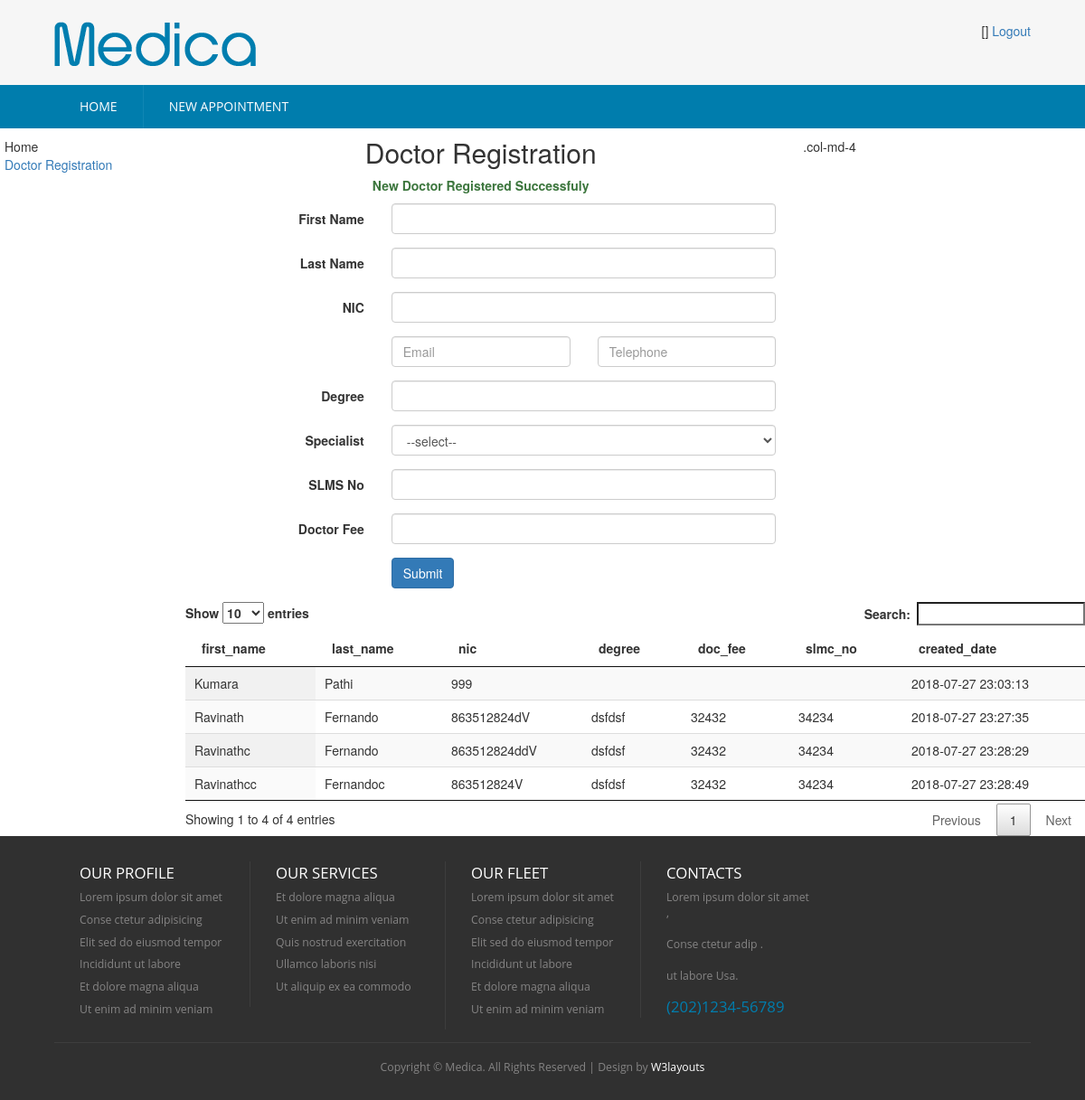
The app's page /index.php/admin_controller/DoctorRegistration with its own data.
### tables this page shows
CREATE TABLE `hms_doctor` (
  `id` int(5) NOT NULL AUTO_INCREMENT,
  `first_name` varchar(100) DEFAULT NULL,
  `last_name` varchar(100) DEFAULT NULL,
  `nic` varchar(12) DEFAULT NULL,
  `pword` text DEFAULT NULL,
  `email` varchar(50) DEFAULT NULL,
  `telephone` varchar(20) DEFAULT NULL,
  `degree` varchar(200) DEFAULT NULL,
  `specialist_id` int(5) DEFAULT NULL,
  `doc_fee` int(5) DEFAULT NULL,
  `slmc_no` varchar(20) DEFAULT NULL,
  `status_code` varchar(20) DEFAULT 'ACTIVE',
  `created_date` timestamp NOT NULL DEFAULT current_timestamp(),
  `created_user` int(5) DEFAULT NULL,
  `user_role` varchar(20) DEFAULT 'DOCTOR',
  PRIMARY KEY (`id`)
);

### index.php (called while the page is built, shortened)
<?php
require_once BASEPATH.'core/CodeIgniter.php';

### application/core/my_model.php (called while the page is built, shortened)
<?php
class MY_Model extends CI_Model{
    private function insert(){
        $this->db->insert($this::DB_TABLE,$this);
    }
    public function get($limit=0,$offset = 0) {
        if($limit){
            $query = $this->db->get($this::DB_TABLE,$limit,$offset);
        }else{
            $query = $this->db->get($this::DB_TABLE);
        }
        $ret_val = array();
        foreach ($query->result() as $row) {
            $model = new $class;
            $model->populate($row);
            $ret_val[$row->{$this::DB_TABLE_PK}] = $model;
        }
        return $ret_val;
    }
}

### application/views/admin/admin-doctor-registration.php (the view, shortened to what this page needs)
<!DOCTYPE HTML>
<html>
    <head>
        <link href="<?php echo base_url('css/style.css'); ?>" rel="stylesheet" type="text/css"  media="all" />
        <link href="<?php echo base_url('css/bootstrap.css'); ?>" rel="stylesheet" type="text/css"/>
        <link rel="stylesheet" href="<?php echo base_url('css/responsiveslides.css') ?>">
    </head>
    <body>
        <div class="header">
            <div class="main-header">
                <div class="wrap">
                    <?php $this->load->view('admin/_head_admin'); ?>
                </div>
            </div>
            <div class="top-nav">
                <div class="wrap">
                    <ul>
                        <?php $this->load->view('admin/_menu_admin'); ?>
                    </ul>
                </div>
            </div>
        </div>
        <div class="content">
            <div class="row">
                <div class="col-md-2">
                    <?php $this->load->view('admin/_tree_admin'); ?>
                </div>
                <div class="col-md-10">
                    <div class="row">
                        <div class="col-md-8">
                            <h2 style="text-align: center">Doctor Registration</h2>
                            <?php echo $msg;?>
                            <form class="form-horizontal"  action="<?php echo base_url('Admin_Controller/DoctorRegistration');?>" method="post" >
                                <div class="form-group">
                                    <label for="first_name" class="control-label col-xs-4">First Name</label>
                                    <div class="col-xs-8">
                                        <input id="first_name" name="first_name" type="text" class="form-control">
                                    </div>
                                </div>
                                <div class="form-group">
                                    <label for="last_name" class="control-label col-xs-4">Last Name</label>
                                    <div class="col-xs-8">
                                        <input id="last_name" name="last_name" type="text" class="form-control">
                                    </div>
                                </div>
                                <div class="form-group">
                                    <label for="nic" class="control-label col-xs-4">NIC</label>
                                    <div class="col-xs-8">
                                        <input id="nic" name="nic" type="text" class="form-control">
                                    </div>
                                </div>
                                <div class="form-group">
                                    <label for="nic" class="control-label col-xs-4"></label>
                                    <div class="col-xs-4">
                                        <input id="email" name="email" type="text" class="form-control" placeholder="Email">
                                    </div>
                                    <div class="col-xs-4">
                                        <input id="telephone" name="telephone" type="text" class="form-control" placeholder="Telephone">
                                    </div>
                                </div>
                                <div class="form-group">
                                    <label for="degree" class="control-label col-xs-4">Degree</label>
                                    <div class="col-xs-8">
                                        <input id="degree" name="degree" type="text" class="form-control">
                                    </div>
                                </div>
                                <div class="form-group">
                                    <label for="specialist_id" class="control-label col-xs-4">Specialist</label>
                                    <div class="col-xs-8">
                                        <select id="specialist_id" name="specialist_id" class="select form-control">
                                            <option value="duck">--select--</option>
                                        </select>
                                    </div>
                                </div>
                                <div class="form-group">
                                    <label for="slmc_no" class="control-label col-xs-4">SLMS No</label>
                                    <div class="col-xs-8">
                                        <input id="slmc_no" name="slmc_no" type="text" class="form-control">
                                    </div>
                                </div>
                                <div class="form-group">
                                    <label for="doc_fee" class="control-label col-xs-4">Doctor Fee</label>
                                    <div class="col-xs-8">
                                        <input id="doc_fee" name="doc_fee" type="text" class="form-control">
                                    </div>
                                </div>
                                <div class="form-group row">
                                    <div class="col-xs-offset-4 col-xs-8">
                                        <button name="submit" type="submit" class="btn btn-primary">Submit</button>
                                    </div>
                                </div>
                            </form></div>
                        <div class="col-md-4">.col-md-4</div>
                    </div>
                    <table id="example" class="display" cellspacing="0" width="100%">
                        <thead>
                            <tr>
                                <th>first_name</th>
                                <th>last_name</th>
                                <th>nic</th>
                                <th>degree</th>
                                <th>doc_fee</th>
                                <th>slmc_no</th>
                                <th>created_date</th>
                            </tr>
                        </thead>
                        <tbody>
                            <?php foreach ($doctor_list as $value) {
                                ?>
                                <tr>
                                    <td><?= $value->first_name ?></td>
                                    <td><?= $value->last_name ?></td>
                                    <td><?= $value->nic ?></td>
                                    <td><?= $value->degree ?></td>
                                    <td><?= $value->doc_fee ?></td>
                                    <td><?= $value->slmc_no ?></td>
                                    <td><?= $value->created_date ?></td>
                                </tr>
                                <?php
                            }
                            ?>
                        </tbody>
                    </table>
                    <link href="<?php echo base_url('css/jquery.dataTables.min.css'); ?>" rel="stylesheet" type="text/css"/>
                </div>
            </div>
        </div>
        <div class="footer">
            <div class="wrap">
                <div class="footer-grids">
                    <div class="footer-grid">
                        <h3>OUR Profile</h3>
                        <ul>
                            <li><a href="#">Lorem ipsum dolor sit amet</a></li>
                            <li><a href="#">Conse ctetur adipisicing</a></li>
                            <li><a href="#">Elit sed do eiusmod tempor</a></li>
                            <li><a href="#">Incididunt ut labore</a></li>
                            <li><a href="#">Et dolore magna aliqua</a></li>
                            <li><a href="#">Ut enim ad minim veniam</a></li>
                        </ul>
                    </div>
                    <div class="footer-grid">
                        <h3>Our Services</h3>
                        <ul>
                            <li><a href="#">Et dolore magna aliqua</a></li>
                            <li><a href="#">Ut enim ad minim veniam</a></li>
                            <li><a href="#">Quis nostrud exercitation</a></li>
                            <li><a href="#">Ullamco laboris nisi</a></li>
                            <li><a href="#">Ut aliquip ex ea commodo</a></li>
                        </ul>
                    </div>
                    <div class="footer-grid">
                        <h3>OUR FLEET</h3>
                        <ul>
                            <li><a href="#">Lorem ipsum dolor sit amet</a></li>
                            <li><a href="#">Conse ctetur adipisicing</a></li>
                            <li><a href="#">Elit sed do eiusmod tempor</a></li>
                            <li><a href="#">Incididunt ut labore</a></li>
                            <li><a href="#">Et dolore magna aliqua</a></li>
                            <li><a href="#">Ut enim ad minim veniam</a></li>
                        </ul>
                    </div>
                    <div class="footer-grid">
                        <h3>CONTACTS</h3>
                        <p>Lorem ipsum dolor sit amet ,</p>
                        <p>Conse ctetur adip .</p>
                        <p>ut labore Usa.</p>
                        <span>(202)1234-56789</span>
                    </div>
                </div>
                <div class="copy-tight">
                    <p>Copyright &copy; Medica. All Rights Reserved | Design by <a href="http://w3layouts.com/">W3layouts</a></p>
                </div>
            </div>
        </div>
    </body>
</html>

### application/controllers/Admin_Controller.php (shortened to what this page needs)
<?php
class Admin_Controller extends CI_Controller {
    public function DoctorRegistration() {
        $this->load->model(array('Doctor'));
        $doctor = new Doctor();
        $doctor->getPostData();
        $doctor->created_user = $this->session->userdata('userbean')->id;
        $doctor->save();
        $doctor_list = $doctor->get();
        $data['doctor_list'] = $doctor_list;
        $data['msg'] = '<p class="text-success">New Doctor Registered Successfuly</p>';
        $this->load->view('admin/admin-doctor-registration', $data);
    }
}

### application/views/admin/_head_admin.php (shortened to what this page needs)
<div class="logo">
    <a href="#"><img src="<?php echo base_url('images/logo.png');?>" title="logo" /></a>
</div>
<div class="social-links">
    <ul>
        <li>[<?php echo $this->session->userdata('userbean')->user_role ?>]</li>
        <li><a href="<?php echo base_url('User_Controller/logout');?>">Logout</a></li>
    </ul>
</div>

### application/views/admin/_menu_admin.php
<li><a href="<?php echo base_url('Patient_Controller/loadHome');?>">Home</a></li>
<li><a href="<?php echo base_url('Patient_Controller/');?>">New Appointment</a></li>

### application/views/admin/_tree_admin.php
<ul style="padding-left: 5px">
    <li> Home</li>
    <li> <a href="<?php echo base_url('Admin_Controller/loadDoctorRegistration'); ?>"> Doctor Registration </a></li>
</ul>

### css/style.css (style rules this page uses)
html,body,div,span,applet,object,iframe,h1,h2,h3,h4,h5,h6,p,blockquote,pre,a,abbr,acronym,address,big,cite,code,del,dfn,em,img,ins,kbd,q,s,samp,small,strike,strong,sub,sup,tt,var,b,u,i,dl,dt,dd,ol,nav ul,nav li,fieldset,form,label,legend,table,caption,tbody,tfoot,thead,tr,th,td,article,aside,canvas,details,embed,figure,figcaption,footer,header,hgroup,menu,nav,output,ruby,section,summary,time,mark,audio,video { margin:0;padding:0;border:0;font-size:100%;font:inherit;vertical-align:baseline; }
ol,ul { list-style:none;margin:0px;padding:0px; }
table { border-collapse:collapse;border-spacing:0; }
a { text-decoration:none; }
img { max-width:100%; }
body { background: #F6F6F6; }
.wrap { width:80%; margin:0 auto; }
.main-header { padding: 1.7em 0 1.5em 0; background: #F6F6F6; }
.logo { float:left; }
.logo img { display:block; }
.social-links { float:right; }
.social-links ul li { display:inline-block; }
.top-nav { background:#007DAD; }
.top-nav ul li { display:inline-block; float: left; border-left: 1px ridge #1087B4; }
.top-nav ul li:nth-child(1) { border:none; }
.top-nav li a { font-size: 1em; font-family: 'Open Sans', sans-serif; color: #FFF; background: #007DAD; text-transform: uppercase; padding: 1em 2em; display: block; transition: 0.5s ease; -o-transition: 0.5s ease; -webkit-transition: 0.5s ease; }
.footer { padding: 2em 0 1em 0; background:#303030; }
.footer-grid { float: left; width: 20%; border-left: 1px solid rgba(153, 153, 153, 0.13); padding: 0px 28px; }
.footer-grid:first-child { border:none; }
.footer-grid ul li a,.footer-grid p { color: #858484; font-size: 0.875em; font-family: 'Open Sans', sans-serif; transition: 0.5s ease; -o-transition: 0.5s ease; -webkit-transition: 0.5s ease; padding: 0.3em 0; display: block; }
.footer-grid span { font-size:1.2em; font-family: 'Open Sans', sans-serif; color:#007DAD; }
.footer-grid h3 { font-family: 'Open Sans', sans-serif; color:#FFF; font-size:1.2em; text-transform: uppercase; margin: 0.2em 0 0.3em 0; }
.copy-tight { text-align: center; padding: 1em 0 0 0; border-top: 1px solid rgba(153, 153, 153, 0.13); margin-top: 1em; }
.copy-tight p { color: #858484; font-size: 0.875em; font-family: 'Open Sans', sans-serif; padding: 0.3em 0; display: block; }
.copy-tight p a { color:#FFF; transition: 0.5s ease; -o-transition: 0.5s ease; -webkit-transition: 0.5s ease; }
@media (max-width: 1366px) { .wrap { width:90%; } }

### records on screen
hms_doctor: first_name "Kumara", last_name "Pathi", nic "999", created_date "2018-07-27 23:03:13"
hms_doctor: first_name "Ravinath", last_name "Fernando", nic "863512824dV", degree "dsfdsf", doc_fee "32432", slmc_no "34234", created_date "2018-07-27 23:27:35"
hms_doctor: first_name "Ravinathc", last_name "Fernando", nic "863512824ddV", degree "dsfdsf", doc_fee "32432", slmc_no "34234", created_date "2018-07-27 23:28:29"
hms_doctor: first_name "Ravinathcc", last_name "Fernandoc", nic "863512824V", degree "dsfdsf", doc_fee "32432", slmc_no "34234", created_date "2018-07-27 23:28:49"
